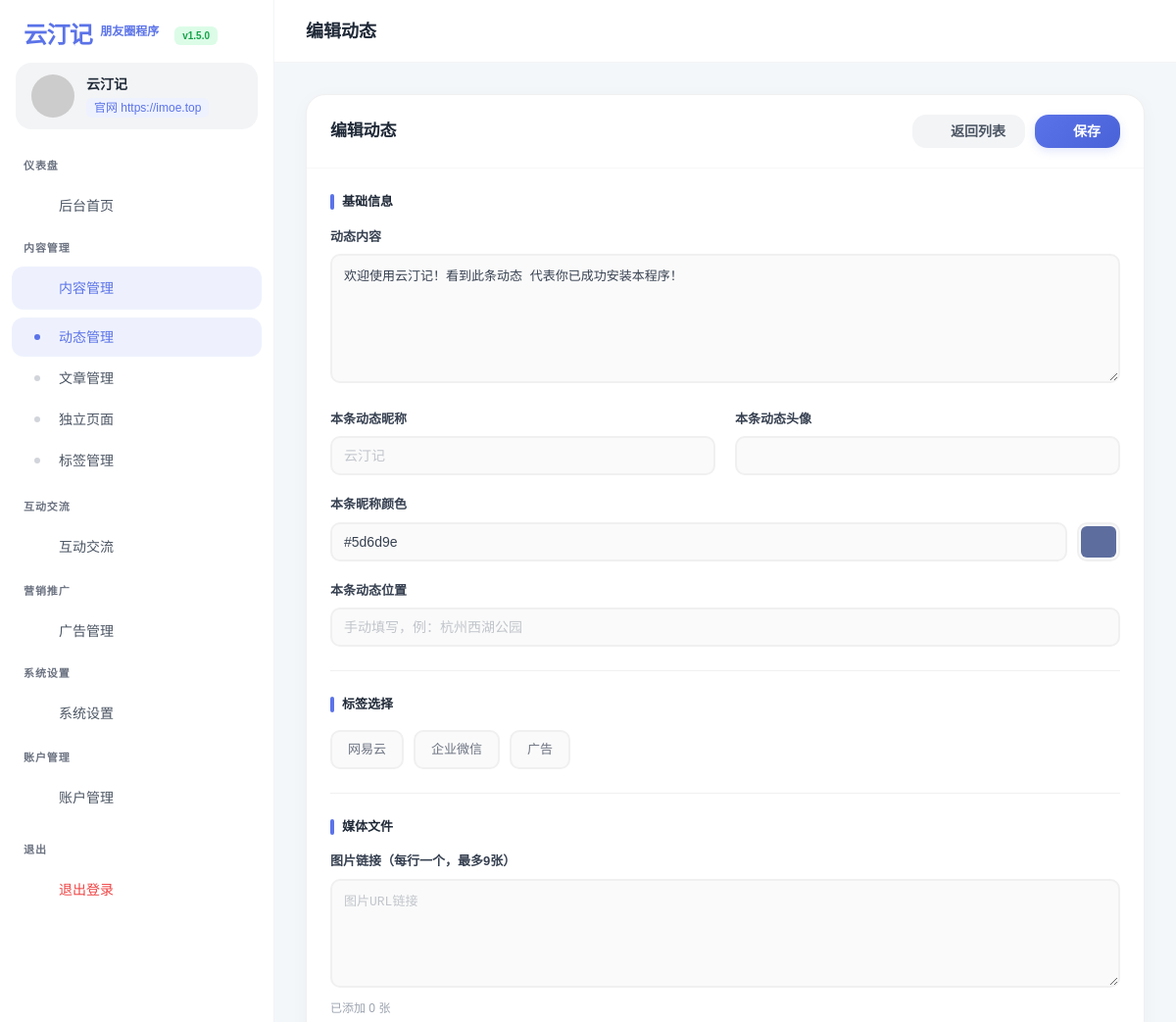
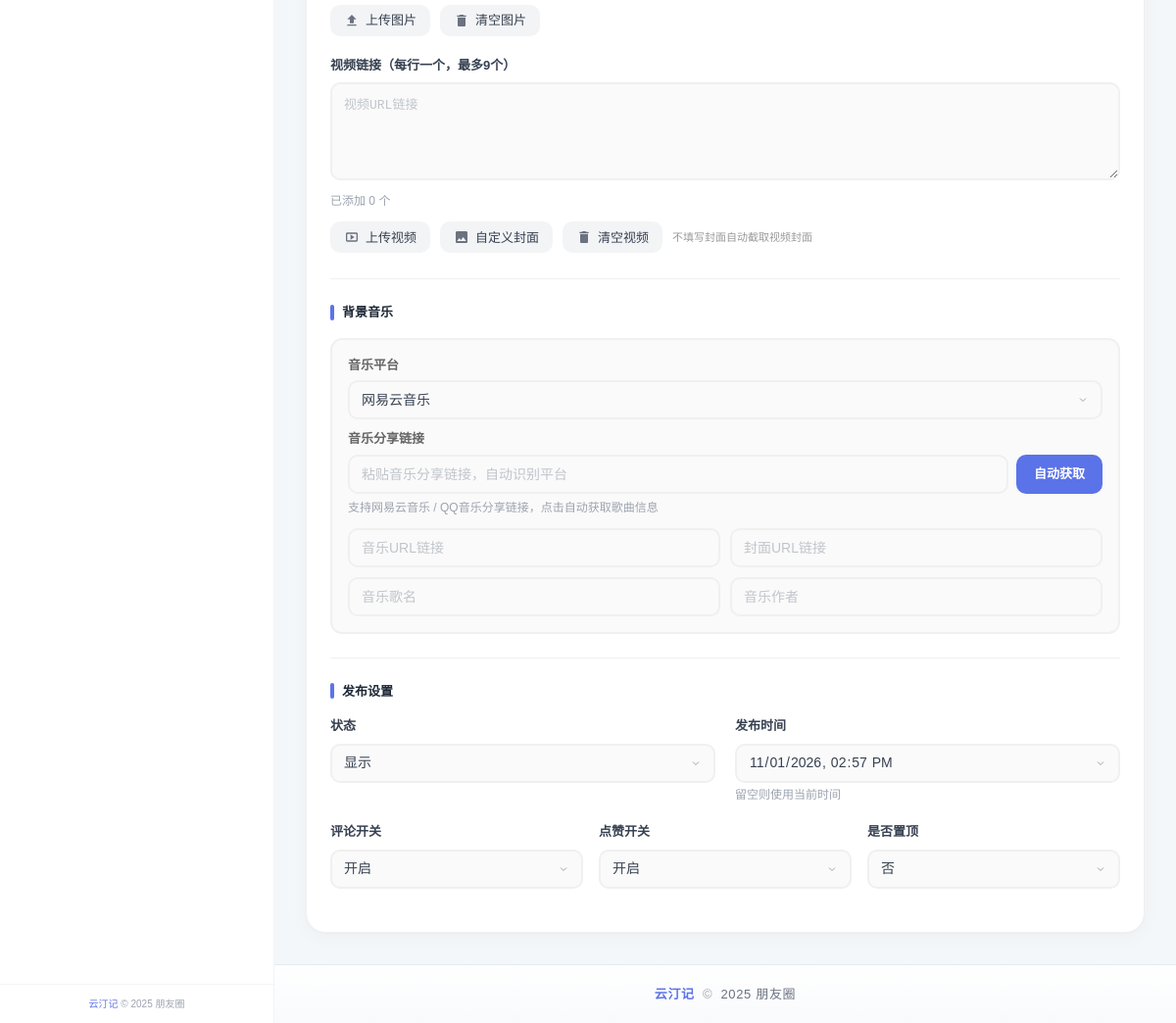
The page /admin/post_edit.php?id=1 (signed in) on the database its author committed (2 pictures, top to bottom).
### tables this page shows
CREATE TABLE IF NOT EXISTS `posts` (
  `id` int(11) unsigned NOT NULL AUTO_INCREMENT,
  `content` text COMMENT '动态内容',
  `images` text COMMENT '图片URL数组，JSON格式',
  `videos` text COMMENT '视频URL数组，JSON格式',
  `video_covers` text COMMENT '视频封面URL数组，JSON格式',
  `live_photos` text COMMENT '实况图数据数组，JSON格式 [{image:"url",video:"url"},...]',
  `location_name` varchar(255) DEFAULT NULL COMMENT '地点名称',
  `location_lat` decimal(10,7) DEFAULT NULL COMMENT '纬度',
  `location_lng` decimal(10,7) DEFAULT NULL COMMENT '经度',
  `nickname` varchar(100) DEFAULT NULL COMMENT '单条动态昵称，为空则使用全局昵称',
  `avatar` varchar(500) DEFAULT NULL COMMENT '单条动态头像，为空则使用全局头像',
  `nickname_color` varchar(20) DEFAULT NULL COMMENT '单条动态昵称颜色，为空则使用全局昵称颜色',
  `is_top` tinyint(1) NOT NULL DEFAULT '0' COMMENT '是否置顶 0否 1是',
  `comment_enabled` tinyint(1) NOT NULL DEFAULT '1' COMMENT '是否开启评论',
  `like_enabled` tinyint(1) NOT NULL DEFAULT '1' COMMENT '是否开启点赞',
  `status` tinyint(1) NOT NULL DEFAULT '1' COMMENT '状态 0隐藏 1显示 2删除',
  `published_at` datetime DEFAULT CURRENT_TIMESTAMP COMMENT '发布时间',
  `created_at` datetime DEFAULT CURRENT_TIMESTAMP,
  `updated_at` datetime DEFAULT CURRENT_TIMESTAMP ON UPDATE CURRENT_TIMESTAMP,
  PRIMARY KEY (`id`),
  KEY `idx_status` (`status`),
  KEY `idx_is_top` (`is_top`),
  KEY `idx_published_at` (`published_at`)
);

CREATE TABLE IF NOT EXISTS `tags` (
  `id` int(11) unsigned NOT NULL AUTO_INCREMENT,
  `name` varchar(50) NOT NULL DEFAULT '',
  `color` varchar(20) DEFAULT '#409eff' COMMENT '标签颜色',
  `bg_color` varchar(20) DEFAULT '#e8f4ff' COMMENT '背景颜色',
  `sort` int(11) NOT NULL DEFAULT '0',
  `created_at` datetime DEFAULT CURRENT_TIMESTAMP,
  PRIMARY KEY (`id`),
  UNIQUE KEY `name` (`name`)
);

### admin/post_edit.php (the view, shortened to what the rows shown need)
<?php
require_once '../config.php';
$page_title = isset($_GET['id']) ? '编辑动态' : '发布动态';
$id = intval($_GET['id'] ?? 0);
$post = [
    'id'              => 0,
    'content'         => '',
    'images'          => '[]',
    'videos'          => '[]',
    'video_covers'    => '[]',
    'location_name'   => '',
    'nickname'        => '',
    'avatar'          => '',
    'nickname_color'  => '',
    'is_top'          => 0,
    'status'          => 1,
    'comment_enabled' => 1,
    'like_enabled'    => 1,
    'published_at'    => ''
];
if ($id) {
    $result = mysqli_query($conn, "SELECT * FROM posts WHERE id = $id");
    if ($row = mysqli_fetch_assoc($result)) {
        $post = $row;
    }
}
$all_tags = [];
$tag_result = mysqli_query($conn, "SELECT * FROM tags ORDER BY sort ASC");
if ($tag_result) {
    while ($t = mysqli_fetch_assoc($tag_result)) {
        $all_tags[] = $t;
    }
}
$settings      = get_all_settings();
?>
<!DOCTYPE html>
<html lang="zh-CN">
<head>
    <script src="../assets/vendor/tailwind.js"></script>
    <link href="../assets/vendor/font-awesome/css/all.min.css" rel="stylesheet">
    <link href="../assets/vendor/fonts/inter.css" rel="stylesheet">
</head>
<body class="text-gray-700 antialiased">
<div class="lg:ml-[280px] min-h-screen flex flex-col">
    <header class="h-16 bg-white border-b border-gray-100 flex items-center justify-between px-4 lg:px-8 sticky top-0 z-20">
        <div class="flex items-center gap-4">
            <div class="flex items-center gap-3">
                <h1 class="text-lg font-bold text-gray-800"><?php echo htmlspecialchars($page_title); ?></h1>
            </div>
        </div>
    </header>
    <main id="mainContent" class="flex-1 p-4 lg:p-8">
        <div id="contentArea">
<div class="fade-in">
    <div class="ap-card">
        <div class="ap-card-body">
            <form id="postForm" method="POST" action="">
                <div class="form-group-block">
                    <label class="form-label">动态内容</label>
                    <textarea name="content" class="form-input media-input" rows="5" placeholder="分享点什么..." id="postContent"><?php echo htmlspecialchars($post['content']); ?></textarea>
                </div>
                <div class="form-group-block">
                    <div class="color-row">
                        <input type="text" class="form-input" value="<?php echo htmlspecialchars($post['nickname_color'] ?: ($settings['nickname_color'] ?? '#5d6d9e')); ?>" placeholder="#5d6d9e" oninput="this.nextElementSibling.value=this.value">
                        <input type="color" name="post_nickname_color" value="<?php echo htmlspecialchars($post['nickname_color'] ?: ($settings['nickname_color'] ?? '#5d6d9e')); ?>" oninput="this.previousElementSibling.value=this.value">
                    </div>
                </div>
                <div class="form-group-block">
                    <div class="tag-list">
                        <?php foreach ($all_tags as $tag):
                            $name = htmlspecialchars($tag['name']);
                        ?>
                        <label class="tag-box">
                            <span class="tag-box-inner" style="--tag-color: <?php echo $tag['color']; ?>; --tag-bg: <?php echo $tag['bg_color']; ?>;">
                                <?php echo $name; ?>
                            </span>
                        </label>
                        <?php endforeach; ?>
                    </div>
                </div>
                <div class="form-group-block">
                    <textarea name="images" class="form-input media-input" rows="4" placeholder="图片URL链接" id="postImages"><?php
                        $imgs = json_decode($post['images'] ?? '[]', true) ?: [];
                    ?></textarea>
                    <div class="form-tips">已添加 <span id="imageCount"><?php echo count($imgs); ?></span> 张</div>
                </div>
                <div class="form-group-block">
                    <textarea name="videos" class="form-input media-input" rows="3" placeholder="视频URL链接" id="postVideos"><?php
                        $vids = json_decode($post['videos'] ?? '[]', true) ?: [];
                    ?></textarea>
                    <div class="form-tips">已添加 <span id="videoCount"><?php echo count($vids); ?></span> 个</div>
                </div>
                <div class="form-grid" style="margin-bottom:20px;">
                    <div class="form-group">
                        <label class="form-label">状态</label>
                        <select name="status" class="form-input" id="postStatus">
                            <option value="1" <?php echo $post['status'] == 1 ? 'selected' : ''; ?>>显示</option>
                        </select>
                    </div>
                    <div class="form-group">
                        <label class="form-label">发布时间</label>
                        <input type="datetime-local" name="published_at" class="form-input" value="<?php echo $post['published_at'] ? date('Y-m-d\TH:i', strtotime($post['published_at'])) : ''; ?>" id="postTime">
                        <div class="form-tips" style="margin-top:4px;">留空则使用当前时间</div>
                    </div>
                </div>
                <div class="select-grid">
                    <div class="form-group">
                        <label class="form-label">评论开关</label>
                        <select name="comment_enabled" class="form-input">
                            <option value="1" <?php echo ($post['comment_enabled'] ?? 1) ? 'selected' : ''; ?>>开启</option>
                        </select>
                    </div>
                    <div class="form-group">
                        <label class="form-label">点赞开关</label>
                        <select name="like_enabled" class="form-input">
                            <option value="1" <?php echo ($post['like_enabled'] ?? 1) ? 'selected' : ''; ?>>开启</option>
                        </select>
                    </div>
                    <div class="form-group">
                        <label class="form-label">是否置顶</label>
                        <select name="is_top" class="form-input">
                            <option value="0" <?php echo $post['is_top'] ? '' : 'selected'; ?>>否</option>
                        </select>
                    </div>
                </div>
            </form>
        </div>
    </div>
</div>
        </div>
    </main>
</div>
</body>
</html>

### rows shown on the page
posts: content "欢迎使用云汀记！看到此条动态 代表你已成功安装本程序！", nickname_color "#5d6d9e", post_nickname_color "#5d6d9e", images "0", videos "0", status "显示", published_at "11/01/2026 14:57", comment_enabled "开启", like_enabled "开启", is_top "否"
tags: name "网易云"
tags: name "企业微信"
tags: name "广告"

### other values the page prints
$settings['site_name'] "云汀记"
$group_name "仪表盘"
$name "后台首页"
$group_name "内容管理"
$name "动态管理"
$name "文章管理"
$name "独立页面"
$name "标签管理"
$group_name "互动交流"
$group_name "营销推广"
$name "广告管理"
$group_name "系统设置"
$group_name "账户管理"
$page_title "编辑动态"
